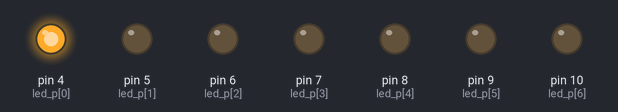
Simulated run of this sketch. Board: Arduino Uno, built with avr-gcc and run on an emulated ATmega328P. On the bench: output pins drawn as LEDs (lit = HIGH).

Above: at 0.2 s.
At 1.2 s:
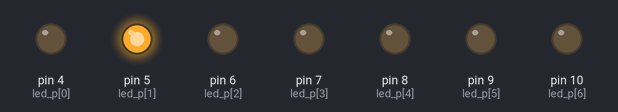
At 2.2 s:
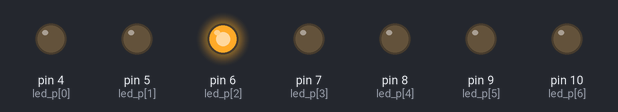
At 4.2 s:
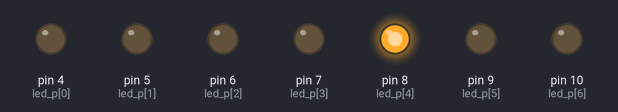
At 6.2 s:
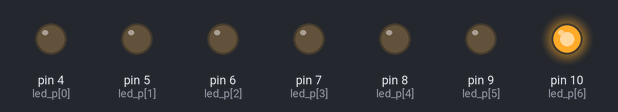
At 8.7 s:
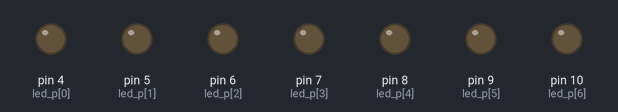
Timing chart, 0 to 9.1 s (numbered marks = the images above):
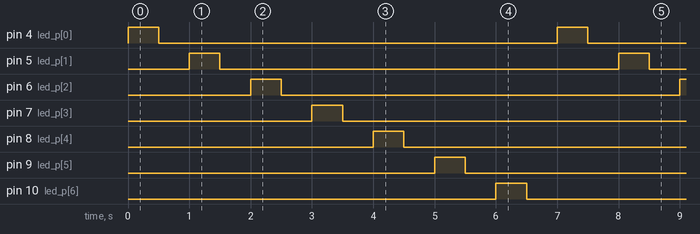

Measured:
- by itself, pin 4 (led_p[0]), pin 5 (led_p[1]), pin 6 (led_p[2]), pin 7 (led_p[3]), pin 8 (led_p[4]), pin 9 (led_p[5]), pin 10 (led_p[6]): alternates HIGH for 0.50 s and LOW for 6.5 s
- by itself, everything shown: repeats every 7.0 s, in 14 steps

The sketch:

led_for.ino
```cpp
int led_p[7] = {4, 5, 6, 7, 8, 9, 10};  //led 7개 핀


void setup() {
  int i = 0;
  for(i=0; i<7; i++) {
    pinMode(led_p[i], OUTPUT);
  }

}


void loop() {
  int i = 0;
  for(i=0; i<7; i++) {      //led 순서대로 켜졌다 꺼졌다 반복
    digitalWrite(led_p[i], HIGH);
    delay(500);
    digitalWrite(led_p[i], LOW);
    delay(500);
    if (i > 7) {
      i = 0;
    }
  }
}
```
